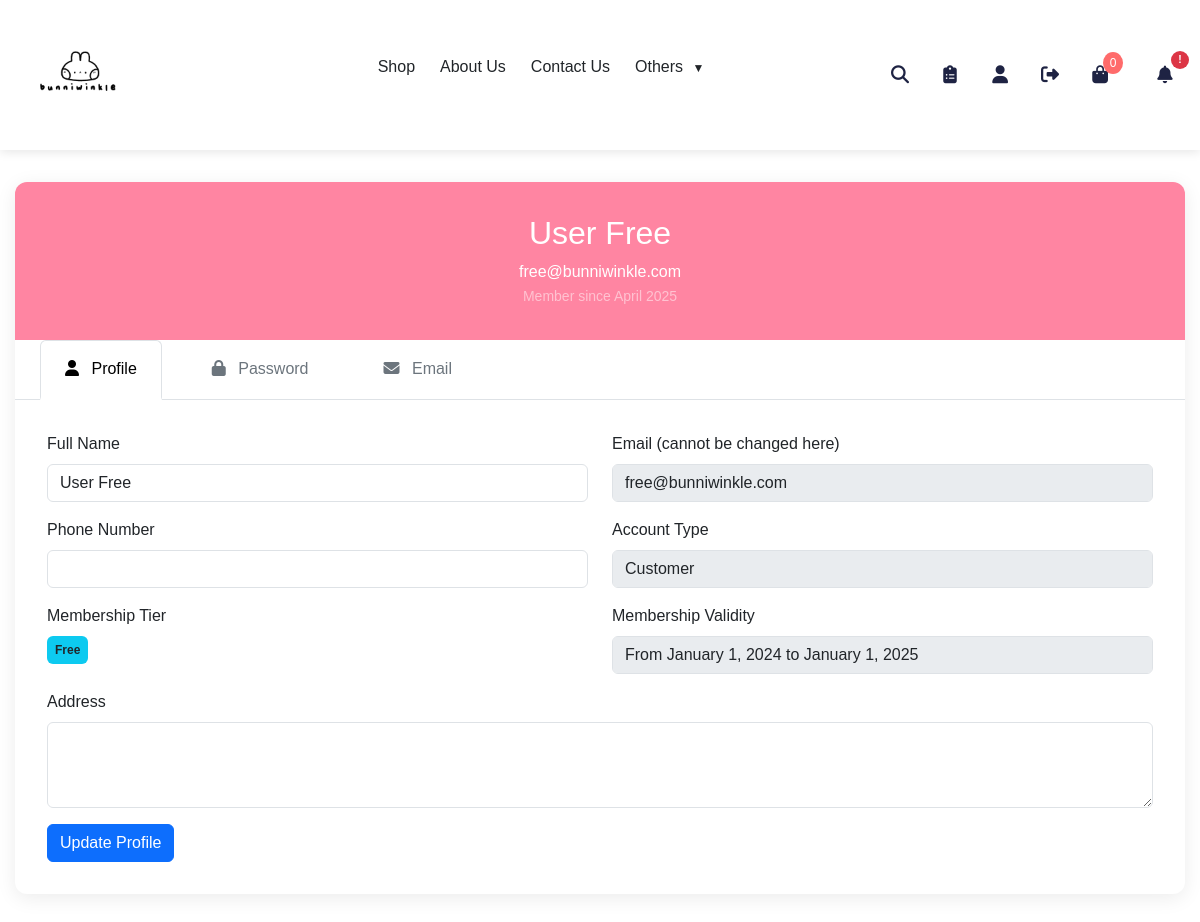
Screenshot of /pages-user/profile.php (signed in) with the database file from the repository.
### tables this page shows
CREATE TABLE users (
    user_id INT AUTO_INCREMENT PRIMARY KEY,
    name VARCHAR(100) NOT NULL,
    email VARCHAR(100) UNIQUE NOT NULL,
    password VARCHAR(255) NOT NULL,
    phone VARCHAR(15),
    address TEXT,
    role_id INT NOT NULL,
    created_at DATETIME DEFAULT CURRENT_TIMESTAMP,
    modified_at DATETIME DEFAULT CURRENT_TIMESTAMP ON UPDATE CURRENT_TIMESTAMP,
    last_login_at DATETIME,
	last_logout_at DATETIME DEFAULT NULL,
    last_activity_at DATETIME NULL,
    activation_token VARCHAR(32) DEFAULT NULL,
    is_active BOOLEAN DEFAULT 0,
    oauth_provider VARCHAR(20) DEFAULT NULL,
    oauth_id VARCHAR(255) DEFAULT NULL,
    FOREIGN KEY (role_id) REFERENCES roles(role_id) ON DELETE RESTRICT
);

CREATE TABLE roles (
    role_id INT AUTO_INCREMENT PRIMARY KEY,
    role_name VARCHAR(50) UNIQUE NOT NULL,
    created_at DATETIME DEFAULT CURRENT_TIMESTAMP,
    modified_at DATETIME DEFAULT CURRENT_TIMESTAMP ON UPDATE CURRENT_TIMESTAMP
);

CREATE TABLE membership_types (
    membership_type_id INT AUTO_INCREMENT PRIMARY KEY,
    type_name VARCHAR(50) UNIQUE NOT NULL,
    price DECIMAL(10,2) NOT NULL DEFAULT 0.00,
    description TEXT NULL,
    can_access_exclusive BOOLEAN DEFAULT FALSE,
    created_at DATETIME DEFAULT CURRENT_TIMESTAMP,
    modified_at DATETIME DEFAULT CURRENT_TIMESTAMP ON UPDATE CURRENT_TIMESTAMP
);

CREATE TABLE memberships (
    membership_id INT AUTO_INCREMENT PRIMARY KEY,
    user_id INT UNIQUE,
    start_date DATE NOT NULL,
    expiry_date DATE DEFAULT NULL, 
    membership_type_id INT NOT NULL,
    created_at DATETIME DEFAULT CURRENT_TIMESTAMP,
    modified_at DATETIME DEFAULT CURRENT_TIMESTAMP ON UPDATE CURRENT_TIMESTAMP,
    CHECK (expiry_date > start_date OR expiry_date IS NULL), 
    FOREIGN KEY (user_id) REFERENCES users(user_id) ON DELETE CASCADE,
    FOREIGN KEY (membership_type_id) REFERENCES membership_types(membership_type_id) ON DELETE RESTRICT
);

### pages-user/profile.php (the view, shortened to what this page needs)
<?php
require_once __DIR__ . '/../config/db_connection.php';
$stmt = $pdo->prepare(
    <<<SQL
    SELECT u.*, r.role_name, mt.type_name AS membership_type, m.start_date, m.expiry_date
    FROM users u
    JOIN roles r ON u.role_id = r.role_id
    LEFT JOIN memberships m ON u.user_id = m.user_id
    LEFT JOIN membership_types mt ON m.membership_type_id = mt.membership_type_id
    WHERE u.user_id = ?
SQL
);
$stmt->execute([$_SESSION['user_id']]);
$user = $stmt->fetch() ?: [];
?>
<!DOCTYPE html>
<html lang="en">
<head>
    <link href="https://cdn.jsdelivr.net/npm/bootstrap@5.3.2/dist/css/bootstrap.min.css" rel="stylesheet">
    <link rel="stylesheet" href="https://cdnjs.cloudflare.com/ajax/libs/font-awesome/6.4.0/css/all.min.css">
    <link rel="stylesheet" href="../assets/css/profile.css">
</head>
<body>
    <?php include '../includes/user-navbar.php'; ?>
    <div class="profile-container">
        <div class="profile-card">
            <div class="profile-header">
                <h2><?= htmlspecialchars($user['name'] ?? 'User') ?></h2>
                <p class="mb-0"><?= htmlspecialchars($user['email'] ?? '') ?></p>
                <small class="text-white-50">Member since <?= date('F Y', strtotime($user['created_at'])) ?></small>
            </div>
            <ul class="nav nav-tabs" id="profileTabs" role="tablist">
                <li class="nav-item" role="presentation">
                    <button class="nav-link active" id="profile-tab" data-bs-toggle="tab" data-bs-target="#profile" type="button" role="tab" aria-controls="profile" aria-selected="true">
                        <i class="fas fa-user me-2"></i> Profile
                    </button>
                </li>
                <li class="nav-item" role="presentation">
                    <button class="nav-link" id="password-tab" data-bs-toggle="tab" data-bs-target="#password" type="button" role="tab" aria-controls="password" aria-selected="false">
                        <i class="fas fa-lock me-2"></i> Password
                    </button>
                </li>
                <li class="nav-item" role="presentation">
                    <button class="nav-link" id="email-tab" data-bs-toggle="tab" data-bs-target="#email" type="button" role="tab" aria-controls="email" aria-selected="false">
                        <i class="fas fa-envelope me-2"></i> Email
                    </button>
                </li>
            </ul>
            <div class="tab-content" id="profileTabsContent">
                <div class="tab-pane fade show active" id="profile" role="tabpanel" aria-labelledby="profile-tab">
                    <form method="POST" action="profile.php">
                        <div class="row mb-3">
                            <div class="col-md-6">
                                <label for="name" class="form-label">Full Name</label>
                                <input type="text" class="form-control" id="name" name="name" value="<?= htmlspecialchars($user['name'] ?? '') ?>" required>
                            </div>
                            <div class="col-md-6">
                                <label for="profile_email" class="form-label">Email (cannot be changed here)</label>
                                <input type="email" class="form-control" id="profile_email" value="<?= htmlspecialchars($user['email'] ?? '') ?>" disabled>
                            </div>
                        </div>
                        <div class="row mb-3">
                            <div class="col-md-6">
                                <label for="phone" class="form-label">Phone Number</label>
                                <input type="text" class="form-control" id="phone" name="phone" value="<?= htmlspecialchars($user['phone'] ?? '') ?>">
                            </div>
                            <div class="col-md-6">
                                <label class="form-label">Account Type</label>
                                <input type="text" class="form-control" value="<?= htmlspecialchars($user['role_name'] ?? 'Customer') ?>" disabled>
                            </div>
                        </div>
                        <div class="row mb-3">
                            <div class="col-md-6">
                                <label class="form-label">Membership Tier</label><br>
                                <span class="badge bg-info text-dark p-2">
                                    <?= htmlspecialchars($user['membership_type'] ?? 'None') ?>
                                </span>
                            </div>
                            <div class="col-md-6">
                                <label class="form-label">Membership Validity</label>
                                <input type="text" class="form-control"
                                    value="<?= htmlspecialchars(
                                                isset($user['start_date'], $user['expiry_date'])
                                                    ? 'From ' . date('F j, Y', strtotime($user['start_date'])) .
                                                    ' to ' . date('F j, Y', strtotime($user['expiry_date']))
                                                    : 'None'
                                            ) ?>"
                                    disabled>
                            </div>
                        </div>
                        <div class="mb-3">
                            <label for="address" class="form-label">Address</label>
                            <textarea class="form-control" id="address" name="address" rows="3"><?= htmlspecialchars($user['address'] ?? '') ?></textarea>
                        </div>
                        <button type="submit" name="update_profile" class="btn btn-primary">Update Profile</button>
                    </form>
                </div>
            </div>
        </div>
    </div>
</body>
</html>

### assets/css/profile.css (style rules this page uses)
:root { --primary-color: #6c63ff; --secondary-color: #f8f9fa; --text-dark: #212529; --text-light: #6c757d; }
.profile-container { max-width: 1200px; margin: 2rem auto; padding: 0 15px; }
.profile-card { background: white; border-radius: 12px; box-shadow: 0 4px 20px rgba(0, 0, 0, 0.08); overflow: hidden; }
.profile-header { background-color: var(--primary-color); color: white; padding: 2rem; text-align: center; }
.nav-tabs { border-bottom: 1px solid #dee2e6; }
.nav-tabs .nav-link { color: var(--text-light); border: none; padding: 1rem 1.5rem; font-weight: 500; }
.nav-tabs .nav-link.active { color: var(--primary-color); border-bottom: 3px solid var(--primary-color); background: transparent; }
.tab-content { padding: 2rem; }
.form-label { font-weight: 500; color: var(--text-dark); }
.btn-primary { background-color: var(--primary-color); border-color: var(--primary-color); }

### assets/css/navbar.css (style rules this page uses)
* { margin: 0; padding: 0; box-sizing: border-box; font-family: "Trebuchet MS", Arial, sans-serif; }
.nav-item { margin-left: 25px; position: relative; transition: background-color 0.2s ease, transform 0.3s ease; }
.nav-link { text-decoration: none; color: #354359; font-size: 16px; font-weight: 600; display: flex; align-items: center; padding: 8px 0; transition: color 0.3s; }

### assets/css/about-us.css (style rules this page uses)
:root { --primary-color: #ff85a2; --secondary-color: #a5d8ff; --accent-color: #f9c74f; --dark-color: #3a3a5e; --light-color: #f8f9fa; --glass-blur: 12px; }
body { font-family: "Poppins", sans-serif; background-color: var(--light-color); color: var(--dark-color); overflow-x: hidden; }
.btn-primary { background-color: var(--primary-color); border-color: var(--primary-color); padding: 0.75rem 2rem; border-radius: 50px; font-weight: 600; }

### rows the page displays
users: name "User Free", email "free@bunniwinkle.com", created_at "April 2025", role.role_name "Customer", membership_types.type_name "Free", expiry_date "From January 1, 2024 to January 1, 2025"

### other values shown
get_cart_count($pdo) "0"
